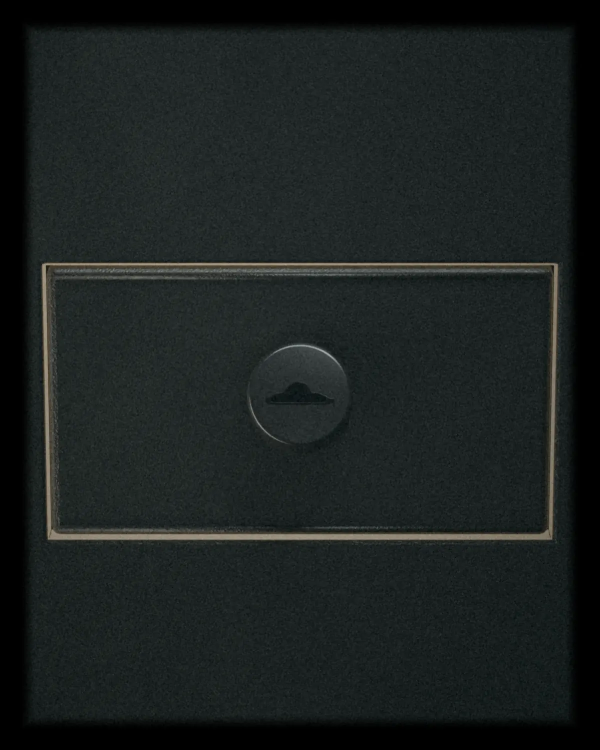
#> input picture wall/assets/seq/F01/1200/000.webp, 1200 x 1500 px (shown at 1/2 size)
$ python grade_scene.py ../../wall/assets/seq/F01/1200/000.webp out.png
#> lines starting #> are read from the running program, lines starting #| are printed output that depends on the picture; after the words box and inside, x2 and y2 are one past the last pixel; in counts of white or black regions, pixels touching at a corner belong together
#!/usr/bin/env python3
"""The one grade every rendered image of the drawer wall goes through (DRAWER-WALL.md, "The look": the prototype's
grade, docs/build/drawer-wall/prototype/grade.py, made a tool). Luminance-weighted film grain about 2.8%, a little
halation on the brightest highlights, a soft vignette, a touch of lens softness, a warm or cool cast; identical on
every asset, the grain seeded per output file so a frame looks the same every time it is built.

    python3 tools/photo/grade_scene.py work/wall/portrait-lit.png wall/assets/wall/portrait/black-relief/plate-lit.avif --look cool --width 1170
    python3 tools/photo/grade_scene.py in.png out.webp --look warm --crop x0 y0 x1 y1 --width 720 --quality 80

Scene black is exact (DRAWER-WALL.md, Assets): the outermost 2% of every output is pure black, whatever the grade does
inside, and no grain is added to pixels the render left black. The input is a render as Blender wrote it (8- or 16-bit
PNG, AgX already applied, sRGB); the output is PNG, JPEG, WebP or AVIF by its extension.
"""
import argparse
import hashlib
import pathlib
import sys

import cv2
import numpy as np
from PIL import Image
from scipy.ndimage import gaussian_filter

# The edge band, in fractions of the image's WIDTH on every side: the outermost 2% is exactly scene black (what the
# check samples), and the picture is at full level from 3.2% in. The plate's room round the cabinet is 3.27% of its
# width (drawer_wall.ROOM), so the fade ends in the room, never on the cabinet; a drawer-view frame's front starts
# 8% in. The mask only tidies the film curve's lifted floor and the encoders' ringing where the render is black.
# The black band is never narrower than EDGE_MIN_PX: two WebP macroblocks, so the encoders' ringing and deblocking
# round the first picture block stay out of the sampled 2% (at 720 px that band is 14 px, inside the first block).
EDGE_BLACK = 0.02
EDGE_FADE = 0.032
EDGE_MIN_PX = 32


def to_linear(s):
    return np.where(s <= 0.04045, s / 12.92, ((s + 0.055) / 1.055) ** 2.4)


def to_srgb(l):
    l = np.clip(l, 0, 1)
    return np.where(l <= 0.0031308, l * 12.92, 1.055 * l ** (1 / 2.4) - 0.055)


def load(path):
    """An image as linear RGB float32 over black (an alpha channel is composited over black)."""
#> called with path = '../../wall/assets/seq/F01/1200/000.webp'
    im = Image.open(path)
#> im is the input picture: PIL image 1200x1500 RGB; mean R, G, B 27.2, 32.6, 31.8
    mode = im.mode
#> mode = 'RGB'
    if mode in ("I;16", "I;16B", "I"):
        a = np.asarray(im).astype(np.float32) / 65535
        a = np.repeat(a[..., None], 3, -1)
    else:
        if mode not in ("RGB", "RGBA"):
            im = im.convert("RGBA" if "A" in mode else "RGB")
        a = np.asarray(im).astype(np.float32)
        a = a / (65535 if a.max() > 255 else 255)
    if a.shape[-1] == 4:
        a = a[..., :3] * a[..., 3:4]
    return to_linear(a[..., :3])


def filmic(x, shoulder=0.85, toe=0.012):
    """A gentle S: a lifted toe, a soft shoulder (the prototype's)."""
    x = np.clip(x, 0, None)
    y = x / (x + shoulder * 0.35)
    y = y * (1 + shoulder * 0.35)
    return y * (1 - toe) + toe


def edge_mask(h, w, black=EDGE_BLACK, fade=EDGE_FADE):
    """1 inside, falling to exactly 0 over the outermost `fade` .. `black` of the width on every side; the black band
    at least EDGE_MIN_PX wide, the fade at least 4 px beyond it."""
    yy, xx = np.mgrid[0:h, 0:w].astype(np.float32)
    d = np.minimum(np.minimum(xx, w - 1 - xx), np.minimum(yy, h - 1 - yy))       # distance to the nearest edge, px
    black_px = max(black * w, EDGE_MIN_PX)
    fade_px = max(fade * w, black_px + 4)
    t = np.clip((d - black_px) / (fade_px - black_px), 0, 1)
    return t * t * (3 - 2 * t)


def grade(img, look="cool", light=(0.25, 0.15), vignette=0.55, grain=0.028, halation=0.10, exposure=0.3, seed=7, soften=0.55, toe=0.004, edge=None):
    """`edge`: (black, fade) in fractions of the width; the module's defaults, the plates', unless given."""
#> called with look = 'cool', light = (0.25, 0.15), vignette = 0.55, grain = 0.028, halation = 0.1, exposure = 0.3, seed = 3420725577, soften = 0.55
    edge = edge or (EDGE_BLACK, EDGE_FADE)
    h, w = img.shape[:2]
#> h = 1500; w = 1200
    x = img * exposure
    black = (x.max(-1) <= 1e-6)                           # what the render left black stays black
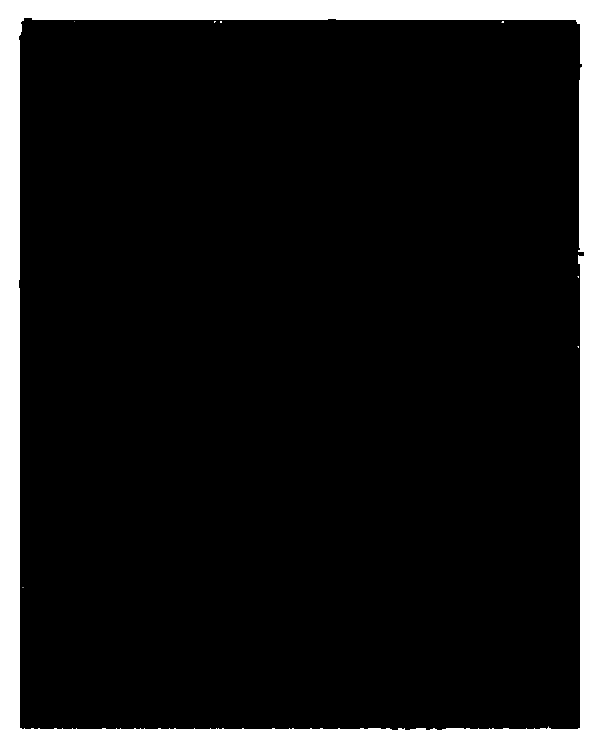
#> black: shape (1500, 1200) bool (shown at 1/2 size); 11.8% white; 8 white regions (7 under 20 px), largest, box (x1, y1, x2, y2) and area: (0, 0, 1200, 1500) 212548
    lum = x @ np.array([0.2126, 0.7152, 0.0722], np.float32)
    if look == "warm":
        mult = np.array([1.10, 0.95, 0.76], np.float32)
        shadow_tint = np.array([0.0, 0.002, 0.006], np.float32)
        high_tint = np.array([1.0, 0.98, 0.94], np.float32)
    elif look == "cool":
        mult = np.array([0.84, 0.97, 1.04], np.float32)
        shadow_tint = np.array([0.0, 0.004, 0.004], np.float32)
        high_tint = np.array([0.96, 1.0, 1.0], np.float32)
    else:
        mult = np.ones(3, np.float32)
        shadow_tint = np.zeros(3, np.float32)
        high_tint = np.ones(3, np.float32)
    x = x * mult
    hw = np.clip(lum[..., None] * 2.2, 0, 1)
    x = x * (1 - hw) + x * high_tint * hw
    lx, ly = light
    yy, xx = np.mgrid[0:h, 0:w].astype(np.float32)
    dx = xx / w - lx
    dy = yy / h - ly
    fall = 1.18 - 0.75 * np.clip(np.sqrt(dx * dx + dy * dy * 0.7), 0, 1.4)
    x = x * np.clip(fall, 0.45, 1.3)[..., None]
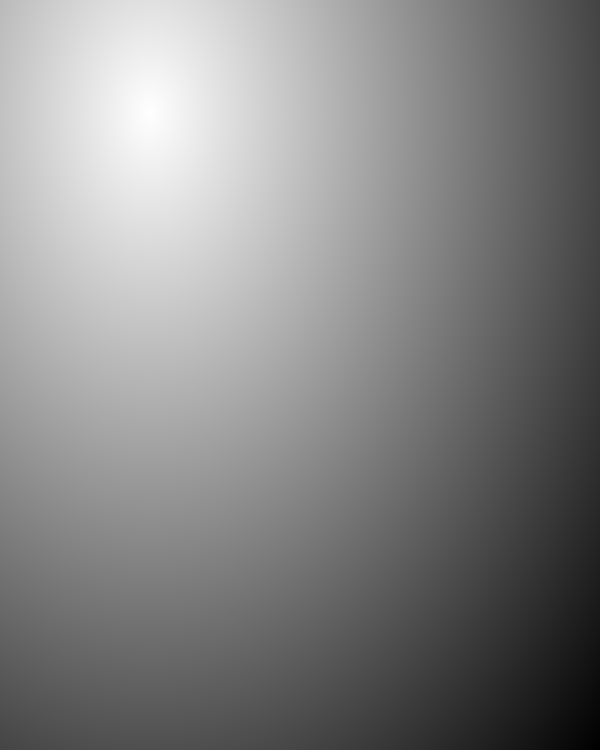
#> fall: shape (1500, 1200) float32 (shown at 1/2 size); min 0.406, max 1.18, mean 0.813; drawn with min black and max white
    cx = xx / w - 0.5
    cy = yy / h - 0.5
    r = np.sqrt(cx * cx + cy * cy * 1.15) / 0.7
    vig = 1 - vignette * np.clip(r, 0, 1) ** 2.2
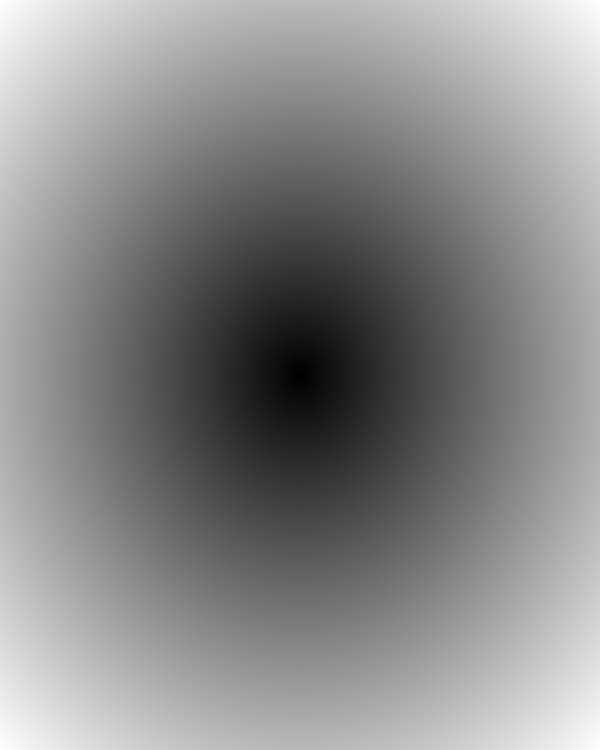
#> r: shape (1500, 1200) float32 (shown at 1/2 size); min 0, max 1.05, mean 0.567; drawn with min black and max white
    x = x * vig[..., None]
    bright = np.clip(x - 0.35, 0, None)
#> bright: shape (1500, 1200, 3) float32; every value is 0
    glow = gaussian_filter(bright, sigma=(w * 0.012, w * 0.012, 0))
    x = x + glow * halation * np.array([1.0, 0.85, 0.7], np.float32)
    x = filmic(x, toe=toe)
    x = x + shadow_tint * (1 - np.clip(lum[..., None] * 6, 0, 1))
    edge = edge_mask(h, w, *edge)
#> in edge_mask, `d = np.minimum(np.minimum(xx, w - 1 - xx), np.minimum(yy, h - 1 - yy))`:
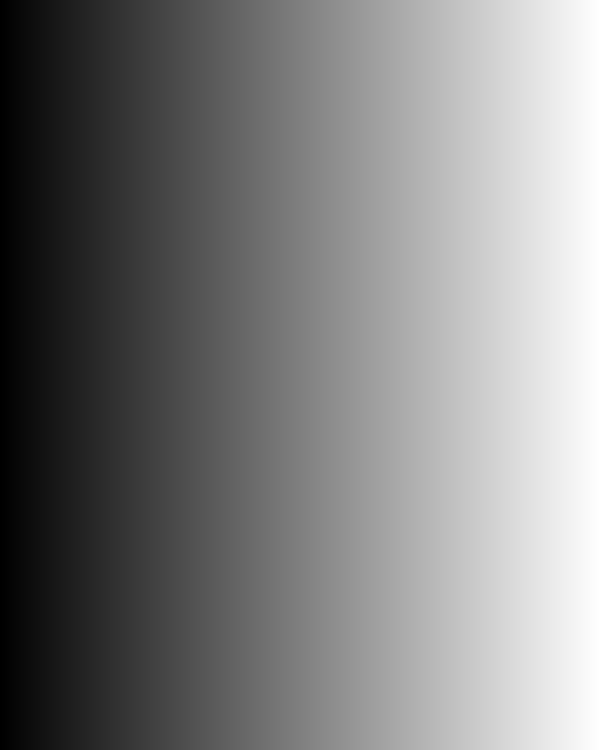
#> xx: shape (1500, 1200) float32 (shown at 1/2 size); min 0, max 1199, mean 599.5; drawn with min black and max white
#> in edge_mask, `d = np.minimum(np.minimum(xx, w - 1 - xx), np.minimum(yy, h - 1 - yy))`:
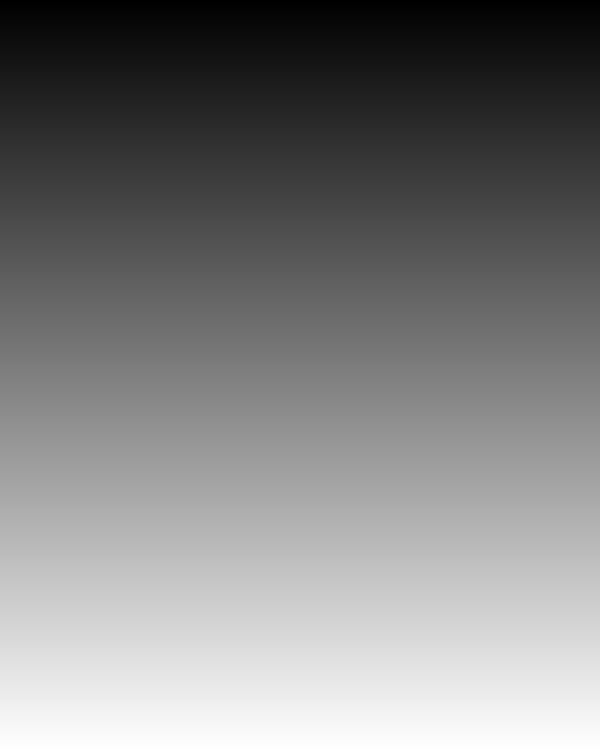
#> yy: shape (1500, 1200) float32 (shown at 1/2 size); min 0, max 1499, mean 749.5; drawn with min black and max white
    keep = edge * (~black)                                # exact black where the render was black, and at the edges
    x = x * keep[..., None]
    s = to_srgb(x)
    if soften > 0:
        s = gaussian_filter(s, sigma=(soften, soften, 0))
        s = s * keep[..., None]
    rng = np.random.default_rng(seed)
    g = rng.normal(0, 1, (h // 2 + 1, w // 2 + 1)).astype(np.float32)
    g = cv2.resize(g, (w, h), interpolation=cv2.INTER_LINEAR)
    l2 = s @ np.array([0.2126, 0.7152, 0.0722], np.float32)
    amount = grain * (0.55 + 0.45 * (1 - l2)) * keep
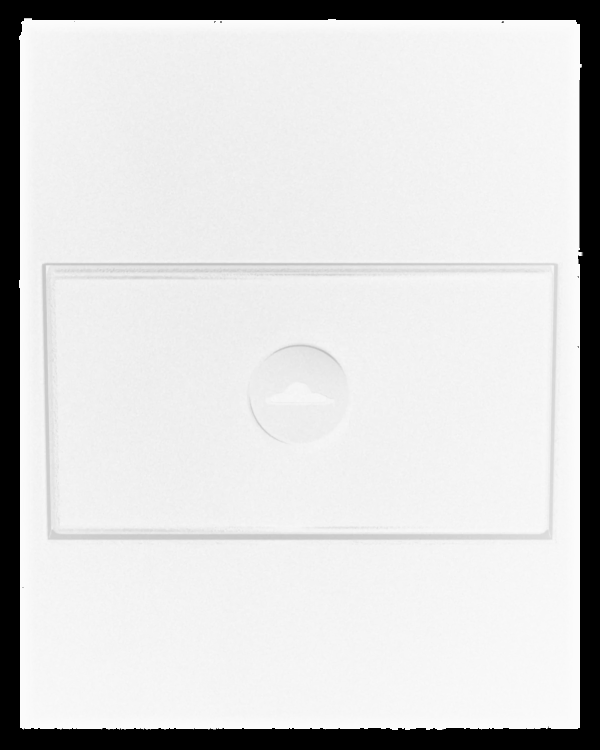
#> amount: shape (1500, 1200) float32 (shown at 1/2 size); min 0, max 0.0273, mean 0.0229; drawn with min black and max white
    s = s + (g * amount)[..., None] * np.array([1.0, 0.95, 0.9], np.float32)
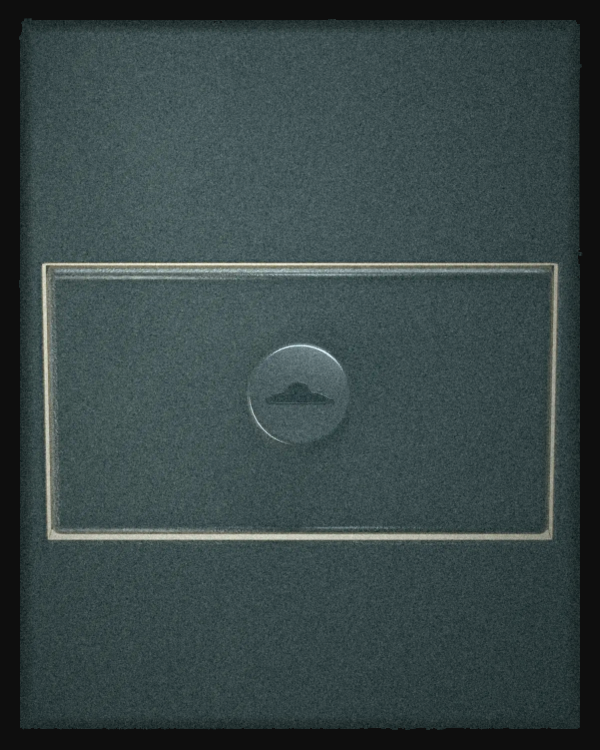
#> s: shape (1500, 1200, 3) float32 (shown at 1/2 size); mean of channels 0, 1, 2 0.113, 0.151, 0.152; drawn with min black and max white
    return np.clip(s, 0, 1)


def seed_for(path):
    """The grain's seed from the output file's name, so every build of that file grains the same."""
    return int.from_bytes(hashlib.sha256(pathlib.Path(path).name.encode()).digest()[:4], "little")


def save(s, out, quality=82):
#> called with out = 'out.png', quality = 82
    out = pathlib.Path(out)
    out.parent.mkdir(parents=True, exist_ok=True)
    ext = out.suffix.lower()
    if ext == ".png":
        arr = (s * 65535 + 0.5).astype(np.uint16)
        cv2.imwrite(str(out), cv2.cvtColor(arr, cv2.COLOR_RGB2BGR))
        return
    im = Image.fromarray((s * 255 + 0.5).astype(np.uint8))
    if ext in (".jpg", ".jpeg"):
        im.save(out, quality=quality, subsampling=0, optimize=True)
    elif ext == ".webp":
        im.save(out, "WEBP", quality=quality, method=6)
    elif ext == ".avif":
        import pillow_avif  # noqa: F401  (the AVIF plugin registers itself)
        im.save(out, "AVIF", quality=quality, speed=4)
    else:
        raise SystemExit(f"grade_scene: unknown output type {ext}")


def process(src, out, look="cool", crop=None, width=None, height=None, quality=82, light=(0.25, 0.15), vignette=0.55,
            grain=0.028, halation=0.10, exposure=0.3, soften=0.55, seed=None, toe=0.004, edge=None):
    img = load(src)
    if crop:
        x0, y0, x1, y1 = crop
        img = img[y0:y1, x0:x1]
    if width or height:
        h, w = img.shape[:2]
        if width and not height:
            height = int(round(h * width / w))
        if height and not width:
            width = int(round(w * height / h))
        interp = cv2.INTER_AREA if img.shape[1] > width else cv2.INTER_CUBIC
        img = cv2.resize(img, (width, height), interpolation=interp)
    s = grade(img, look, light, vignette, grain, halation, exposure, seed_for(out) if seed is None else seed, soften, toe, edge)
    save(s, out, quality)
    return s.shape


def main(argv=None):
    ap = argparse.ArgumentParser(description=__doc__.split("\n\n")[0])
    ap.add_argument("src")
    ap.add_argument("out")
    ap.add_argument("--look", default="cool", choices=["warm", "cool", "neutral"], help="the wall's one grade is cool (the prototype was warm)")
    ap.add_argument("--crop", type=int, nargs=4, metavar=("X0", "Y0", "X1", "Y1"))
    ap.add_argument("--width", type=int)
    ap.add_argument("--height", type=int)
    ap.add_argument("--quality", type=int, default=82)
    ap.add_argument("--light", type=float, nargs=2, default=[0.25, 0.15])
    ap.add_argument("--vignette", type=float, default=0.55)
    ap.add_argument("--grain", type=float, default=0.028)
    ap.add_argument("--halation", type=float, default=0.10)
    ap.add_argument("--exposure", type=float, default=0.3, help="the wall's 0.3 puts the leather where the founder-reviewed prototype still has it (the prototype's own value was 1.0)")
    ap.add_argument("--soften", type=float, default=0.55)
    ap.add_argument("--seed", type=int, default=None, help="the grain's seed; by default from the output file's name")
    ap.add_argument("--toe", type=float, default=0.004, help="the lifted blacks of the film curve (the wall's 0.004; the prototype's was 0.012)")
    ap.add_argument("--edge", type=float, nargs=2, metavar=("BLACK", "FADE"), default=None, help=f"the edge band, fractions of the width: exactly black to BLACK, full from FADE (the plates' {EDGE_BLACK} {EDGE_FADE} by default; the drawer view's frames use 0.02 0.06)")
    a = ap.parse_args(argv)
    shape = process(a.src, a.out, a.look, a.crop, a.width, a.height, a.quality, tuple(a.light), a.vignette, a.grain,
                    a.halation, a.exposure, a.soften, a.seed, a.toe, tuple(a.edge) if a.edge else None)
#> shape = (1500, 1200, 3)
    print(a.out, shape[1], "x", shape[0], file=sys.stderr)


if __name__ == "__main__":
    main()

$ run again, on wall/assets/seq/F01/1200/005.webp
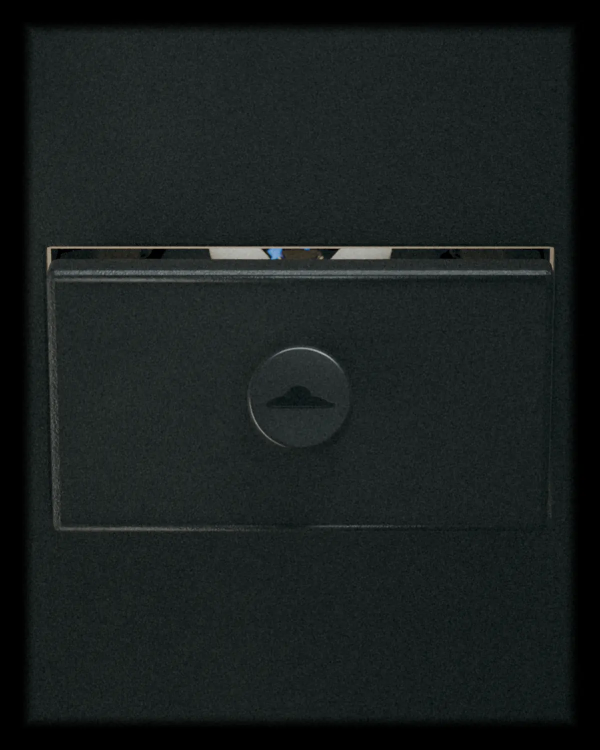
#> input picture wall/assets/seq/F01/1200/005.webp, 1200 x 1500 px (shown at 1/2 size)
#> in load, im is the input picture: PIL image 1200x1500 RGB; mean R, G, B 24.9, 30.7, 30.2
#> in grade, `black = (x.max(-1) <= 1e-6)`:
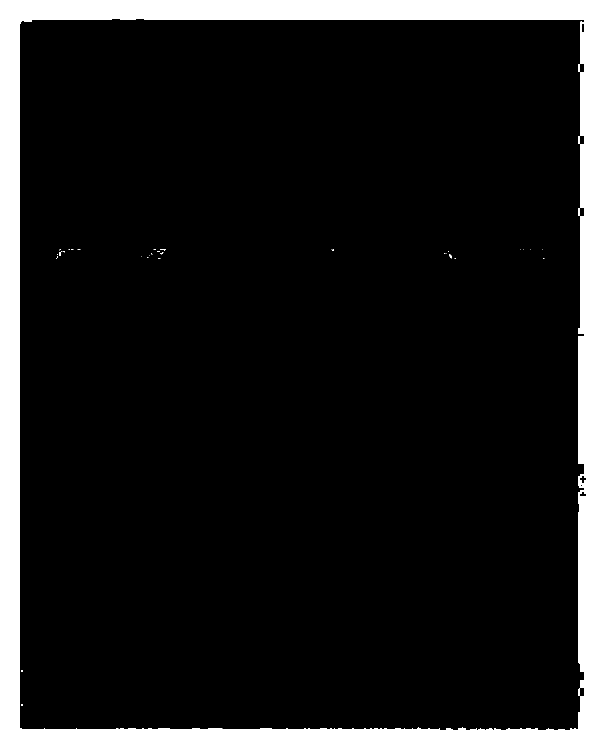
#> black: shape (1500, 1200) bool (shown at 1/2 size); 11.9% white; 32 white regions (29 under 20 px), largest, box (x1, y1, x2, y2) and area: (0, 0, 1200, 1500) 213822, (898, 508, 904, 516) 29, (118, 503, 124, 512) 27
#> bright: shape (1500, 1200, 3) float32; every value is 0
#> in grade, `s = s + (g * amount)[..., None] * np.array([1.0, 0.95, 0.9], np.float32)`:
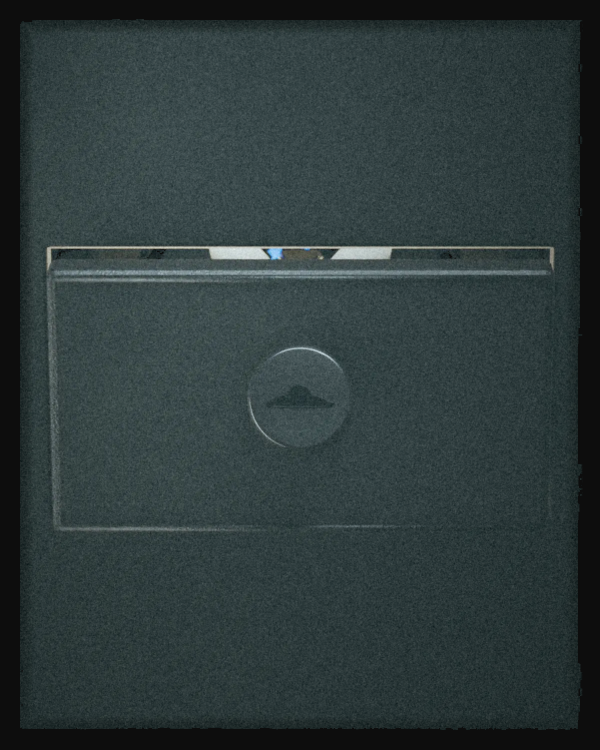
#> s: shape (1500, 1200, 3) float32 (shown at 1/2 size); mean of channels 0, 1, 2 0.106, 0.145, 0.147; drawn with min black and max white
